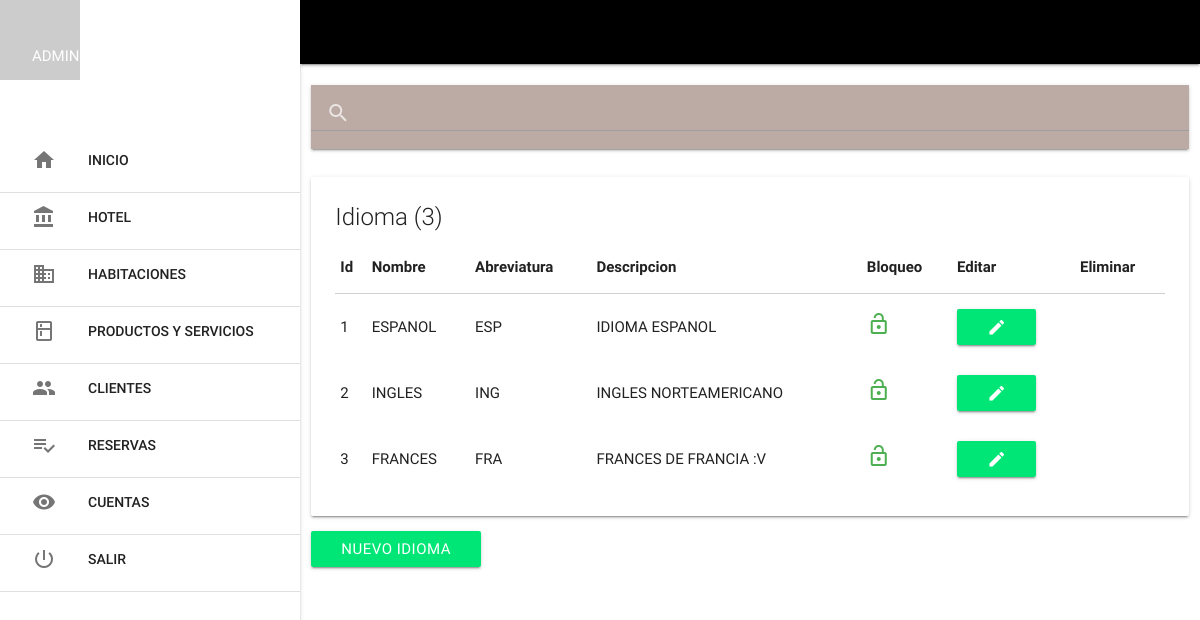
The app's page /mlt_idioma/index.php (signed in) with its own data.
### tables this page shows
CREATE TABLE IF NOT EXISTS `mlt_idioma` (
  `idi_id` int(11) NOT NULL AUTO_INCREMENT,
  `idi_nombre` varchar(50) DEFAULT NULL,
  `idi_abreviatura` varchar(3) DEFAULT NULL,
  `idi_descripcion` varchar(100) DEFAULT NULL,
  `idi_estado` tinyint(1) DEFAULT NULL,
  PRIMARY KEY (`idi_id`)
);

### mlt_idioma/index.php (the view, shortened to what this page needs)
<?php include '../extend/header.php';
?>
<div class="row">
        <div class = "col s12">
        </div>
</div>
<div class="row">
        <div class = "col s12">
                <nav class="brown lighten-3">
                        <div class="nav_wrapper">
                                <div class="input-field">
                                        <input type="search" id="buscar" autocomplete="off" >
                                        <label for="buscar"><i class="material-icons">search</i></label>
                                        <i class="material-icons">close</i>
                                </div>
                        </div>
                </nav>
        </div>
</div>
<?php $sel = $con->query("SELECT mlt_idioma.idi_id, mlt_idioma.idi_nombre, mlt_idioma.idi_abreviatura, mlt_idioma.idi_descripcion, mlt_idioma.idi_estado FROM mlt_idioma");
        $row = mysqli_num_rows($sel);
?>
<div class="row">
        <div class="col s12">
                <div class="card">
                        <div class="card-content">
                                <span class="card-title">Idioma (<?php echo $row; ?>) </span>
                                <TABLE>
                                        <THEAD>
                                                <th>Id</th>
                                                <th>Nombre</th>
                                                <th>Abreviatura</th>
                                                <th>Descripcion</th>
                                                <th>Bloqueo</th>
                                                <th>Editar</th>
                                                <th>Eliminar</th>
                                        </THEAD>
                                        <?php while($f = $sel->fetch_assoc()){ ?>
                                                <tr>
                                                        <td><?php echo $f['idi_id']?></td>
                                                        <td><?php echo $f['idi_nombre']?></td>
                                                        <td><?php echo $f['idi_abreviatura']?></td>
                                                        <td><?php echo $f['idi_descripcion']?></td>
                                                        <td>
                                                        <?php if($f['idi_estado'] == 1): ?>
                                                                <a href="controller_mlt_idioma.php?op=bloquear_mlt_idioma&id=<?php echo $f['idi_id'] ?>&bl=<?php echo $f['idi_estado'] ?>"><i class = "material-icons green-text">lock_open</i></a>
                                                                <?php else: ?>
                                                                <a href="controller_mlt_idioma.php?op=bloquear_mlt_idioma&id=<?php echo $f['idi_id'] ?>&bl=<?php echo $f['idi_estado'] ?>"><i class = "material-icons red-text">lock_outline</i></a>
                                                        <?php endif; ?>
                                                        </td>
                                                        <td>
                                                        <?php if($f['idi_estado'] == 1): ?>
                                                                <a href="mlt_idioma_ver.php?id=<?php echo $f['idi_id']; ?>" class="btn green accent-3"><i class = "material-icons">edit</i></a>
                                                                <?php else: ?>
                                                        <?php endif; ?>
                                                        </td>
                                                        <td>
                                                        </td>
                                                    </tr>
                                        <?php } ?>
                                </TABLE>
                        </div>
                </div>
        </div>
        <div class="row">
                <div class = "col s12">
                        <a href="mlt_idioma_nuevo.php" class="btn green accent-3">NUEVO IDIOMA</a>
                </div>
        </div>
</div>
<?php include '../extend/scripts.php'; ?>
</body>
</html>

### records on screen
mlt_idioma: idi_id "1", idi_nombre "ESPANOL", idi_abreviatura "ESP", idi_descripcion "IDIOMA ESPANOL"
mlt_idioma: idi_id "2", idi_nombre "INGLES", idi_abreviatura "ING", idi_descripcion "INGLES NORTEAMERICANO"
mlt_idioma: idi_id "3", idi_nombre "FRANCES", idi_abreviatura "FRA", idi_descripcion "FRANCES DE FRANCIA :V"

### other values on screen
$_SESSION['nombre'] "ADMINISTRADOR"
$row "3"
